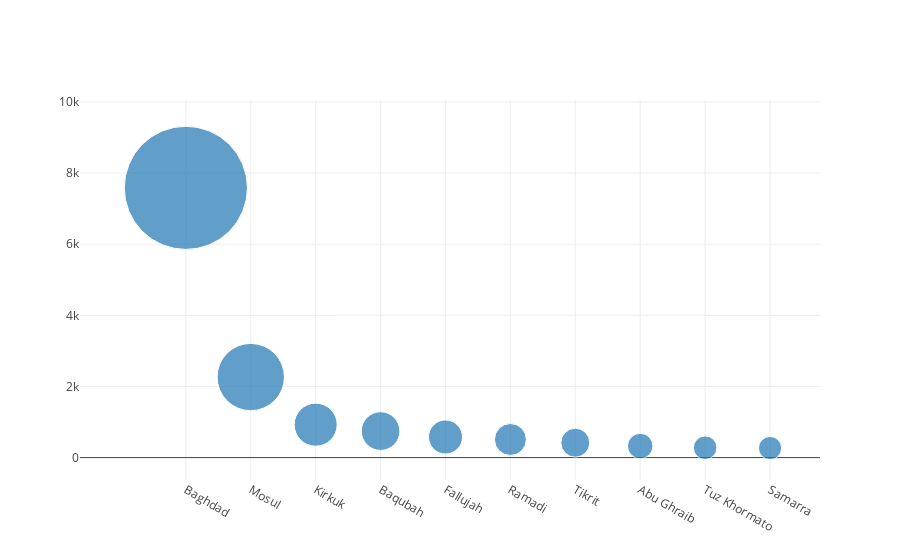

Here is the notebook cell this chart was saved with:
### Code cell
df1_filter = df1[df1['targtype1_txt'] == "Private Citizens & Property"]
df1_filter = df1[df1['country_txt'] == "Iraq"]
df1_filter = df1_filter[['city','latitude','longitude']]
df1_filter = df1_filter[df1_filter['city']!='Unknown' ]
data = df1_filter[['city','latitude','longitude']]
df1_filter = df1_filter.drop_duplicates(subset=None, keep='first', inplace=False)
data_city = pd.DataFrame({
    'city':data['city'].value_counts().index,
   'value':data['city'].value_counts().values
})
data = [
    {
        'x': data_city['city'][0:10].values,
        'y': data_city['value'][0:10].values,
        'mode': 'markers',
        'marker': {
            'sizemode': 'area',
         #   'sizeref': 'sizeref',
            'size': data_city['value'][0:10]
              }
    }
]
iplot(data)
City_State = pd.merge(data_city, df1_filter, how='left', left_on='city', right_on='city')
City_State = City_State.drop_duplicates(subset='city', keep='first', inplace=False)
count = City_State['value'].values
m = folium.Map(location=[35,48], tiles="Mapbox Bright", zoom_start=5.5)
for i in range(0,10):
   folium.Circle(
      location=[City_State.iloc[i]['latitude'], City_State.iloc[i]['longitude']],
      #location=[20, 81],
      popup=City_State.iloc[i]['city'],
      radius=int(count[i])*30,
      color='Blue',
      fill=True,
      fill_color='cyan'
   ).add_to(m)
m

### Figure 1 — Plotly figure (JSON) as saved in the notebook; plotly's stock layout.template omitted (floating-point values rounded to 4 significant figures)
{"data": [{"marker": {"size": [7585, 2265, 925, 745, 579, 509, 418, 324, 277, 268], "sizemode": "area"}, "mode": "markers", "type": "scatter", "uid": "7468b277-f2f8-45d9-b033-d2322723e14d", "x": ["Baghdad", "Mosul", "Kirkuk", "Baqubah", "Fallujah", "Ramadi", "Tikrit", "Abu Ghraib", "Tuz Khormato", "Samarra"], "y": [7585, 2265, 925, 745, 579, 509, 418, 324, 277, 268]}], "layout": {}}
